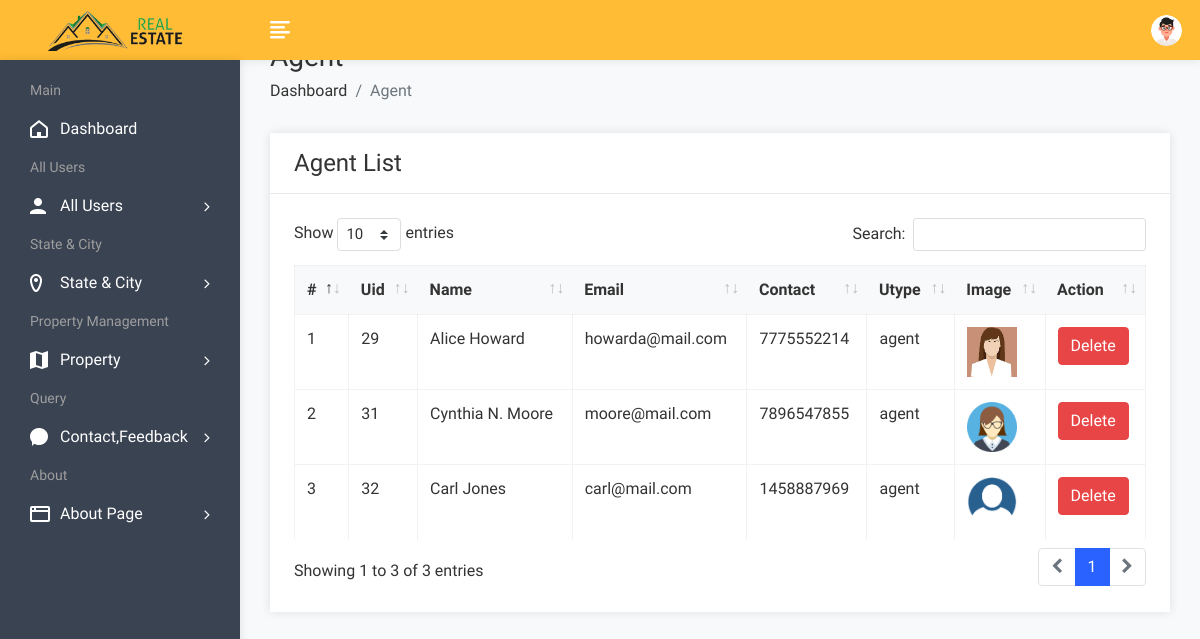
Page /admin/useragent.php (signed in) on the earlier database version.
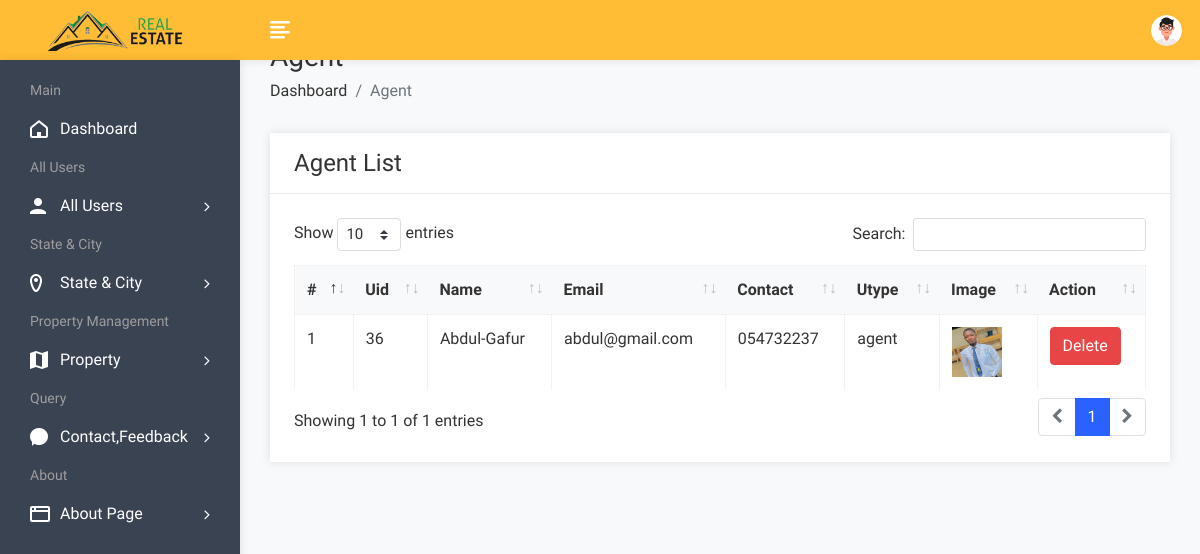
Same page on the later database version.
### tables this page shows
CREATE TABLE `user` (
  `uid` int(50) NOT NULL,
  `uname` varchar(100) NOT NULL,
  `uemail` varchar(100) NOT NULL,
  `uphone` varchar(20) NOT NULL,
  `upass` varchar(50) NOT NULL,
  `utype` varchar(50) NOT NULL,
  `uimage` varchar(300) NOT NULL
);

### admin/useragent.php (the view, shortened to what this page needs)
<!DOCTYPE html>
<html lang="en">
<head>
        <link rel="stylesheet" href="assets/css/bootstrap.min.css">
        <link rel="stylesheet" href="assets/css/font-awesome.min.css">
        <link rel="stylesheet" href="assets/css/feathericon.min.css">
		<link rel="stylesheet" href="assets/plugins/datatables/dataTables.bootstrap4.min.css">
		<link rel="stylesheet" href="assets/plugins/datatables/responsive.bootstrap4.min.css">
		<link rel="stylesheet" href="assets/plugins/datatables/select.bootstrap4.min.css">
		<link rel="stylesheet" href="assets/plugins/datatables/buttons.bootstrap4.min.css">
        <link rel="stylesheet" href="assets/css/style.css">
    </head>
    <body>
				<?php include("header.php"); ?>
            <div class="page-wrapper">
                <div class="content container-fluid">
					<div class="page-header">
						<div class="row">
							<div class="col">
								<h3 class="page-title">Agent</h3>
								<ul class="breadcrumb">
									<li class="breadcrumb-item"><a href="dashboard.php">Dashboard</a></li>
									<li class="breadcrumb-item active">Agent</li>
								</ul>
							</div>
						</div>
					</div>
					<div class="row">
						<div class="col-sm-12">
							<div class="card">
								<div class="card-header">
									<h4 class="card-title">Agent List</h4>
								</div>
								<div class="card-body">
									<table id="basic-datatable" class="table table-bordered table-hover">
                                            <thead>
                                                <tr>
                                                    <th>#</th>
													<th>Uid</th>
                                                    <th>Name</th>
                                                    <th>Email</th>
                                                    <th>Contact</th>
                                                    <th>Utype</th>
													<th>Image</th>
                                                    <th>Action</th>
                                                </tr>
                                            </thead>
                                            <tbody>
											<?php
												$query=mysqli_query($con,"select * from user where utype='agent'");
												$cnt=1;
												while($row=mysqli_fetch_row($query))
													{
											?>
                                                <tr>
                                                    <td><?php echo $cnt; ?></td>
													<td><?php echo $row['0']; ?></td>
                                                    <td><?php echo $row['1']; ?></td>
                                                    <td><?php echo $row['2']; ?></td>
                                                    <td><?php echo $row['3']; ?></td>
                                                    <td><?php echo $row['5']; ?></td>
													<td><img src="user/<?php echo $row['6']; ?>" height="50px" width="50px"></td>
                                                    <td><a href="useragentdelete.php?id=<?php echo $row['0']; ?>"><button class="btn btn-danger">Delete</button></a></td>
                                                </tr>
                                                <?php
												$cnt=$cnt+1;
												}
												?>
                                            </tbody>
                                        </table>
								</div>
							</div>
						</div>
					</div>
				</div>
			</div>
    </body>
</html>

Differences in the rows shown:
removed user: uid "29", uname "Alice Howard", uemail "howarda@mail.com", uphone "7775552214", utype "agent", uimage (picture)
removed user: uid "31", uname "Cynthia N. Moore", uemail "moore@mail.com", uphone "7896547855", utype "agent", uimage (placeholder picture)
removed user: uid "32", uname "Carl Jones", uemail "carl@mail.com", uphone "1458887969", utype "agent", uimage (picture)
added user: uid "36", uname "Abdul-Gafur", uemail "abdul@gmail.com", uphone "054732237", utype "agent", uimage (picture)
Other differences:
text written by a page script: "Show entries Search: Showing 1 to 3 of 3 entries 1" → "Show entries Search: Showing 1 to 1 of 1 entries 1"
